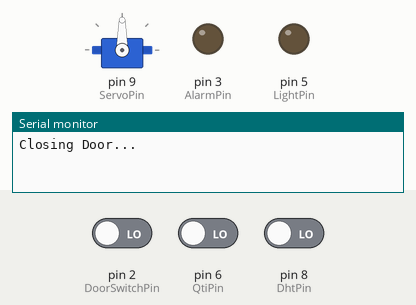
This sketch was run on a simulated Arduino Uno, built with avr-gcc and run on an emulated ATmega328P. Shown: servo, output pins drawn as LEDs (lit = HIGH), the last lines printed to the serial monitor. The inputs (shaded band) are chosen by the test bench; at power-on: pin 2 (DoorSwitchPin) LOW, pin 6 (QtiPin) LOW, pin 8 (DhtPin) LOW.

Above: at 0.1 s.
At 5.1 s:
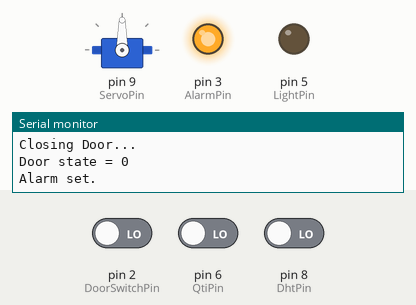
At 15.1 s:
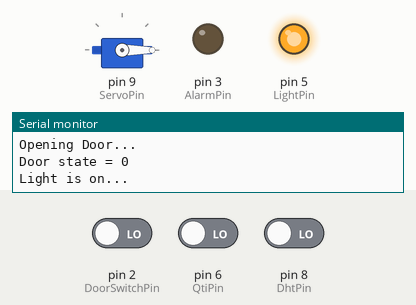
At 35.1 s:
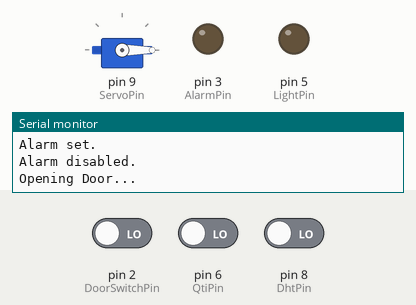
Timing chart, 0 to 36.6 s (numbered marks = the images above):
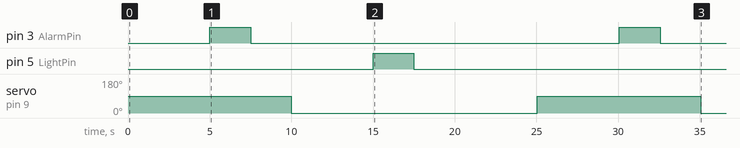

The sketch:

TestAllDevices.ino
```cpp
// (licence header left out)
#include <dht.h>           // Note that the DHT file must be in your Arduino installation
                           // folder, in the library foler.
#include <Servo.h>
#define DhtPin   8         // This #define defines the pin that will be used to get data
                           // from the tempurature & humidity sensor.

dht DHT;                   // This sets up an equivalence between dht and DHT.

Servo myservo;
int ServoPin = 9;          // Servo Pin
int DoorSwitchPin = 2;     // Pin the door switch is connected to
int LightPin = 5;          // Pin that the corner light LED is connected to
int AlarmPin = 3;          // Pin that the alarm inidicator LED is connected to
int QtiPin = 6;            // The pin with QTI/proximity sensor

void setup()
{
  Serial.begin(9600);                           // Set up a debug window
  myservo.attach(ServoPin);                     // Attach to servo

}

void loop()
{
  CloseDoor();                                  // Close the door and wait for
  delay(2500);                                  // 2.5 seconds

  Serial.print("Door state = ");                // Get the state of the door and
  Serial.println( DoorState(DoorSwitchPin) );   // print it to the debug window
  delay(2500);                                  // then we wait for 2.5 seconds

  Serial.println("Alarm set.");                 // Now we set the alarm LED to on
  LedOn( AlarmPin );                            // and then we wait for 2.5 seconds
  delay(2500);

  Serial.println("Alarm disabled.");            // Now we set the alarm LED to off
  LedOff( AlarmPin );                           // then we wait for 2.5 seconds
  delay(2500);

  OpenDoor();                                   // Open the door and wait for
  delay(2500);                                  // 2.5 seconds

  Serial.print("Door state = ");                // Get the state of the door and
  Serial.println( DoorState(DoorSwitchPin) );   // print it to the debug window
  delay(2500);                                  // then we wait for 2.5 seconds

  LedOn( LightPin );                            // Now we set the Lamp LED to on
  Serial.println( "Light is on..." );           // then we wait for 2.5 seconds
  delay(2500);

  LedOff( LightPin);                            // Now we set the Lamp LED to off
  Serial.println( "Light is off..." );          // then we wait for 2.5 seconds
  delay(2500);

  // Now we read the data from the sensor
  DHT.read11(DhtPin);                           // Now we read the temperature and
  Serial.print("Current humidity = ");          // humidity sensor. Note that this
  Serial.print(DHT.humidity);                   // method is provided by the sensor
  Serial.print("%  ");                          // manufacturer and is located in the
  Serial.print("temp = ");                      // DHT folder. You must place this
  Serial.print( ((DHT.temperature*1.8)+32) );   // folder in your Arduino/libraries
  Serial.print("F  ");                          // folder in order to compile this
  Serial.print("temp = ");                      // program. Of course we pring the
  Serial.print(DHT.temperature);                // humidity and temperature to the
  Serial.println("C  ");                        // debug window. Then wait 2.5 seconds.
  delay( 2500 );

  Serial.print("Proximity Value = ");           // Determine the value of the QTI
  Serial.println( ProximityVal(QtiPin) );       // proximity sensor and wait for
  delay( 2500 );                                // 2.5 seconds.

}

/*********************************************************************
* void CloseDoor()
* Parameters: None
* Global Variable: myservo
*
* Description:
* This method uses a servo write command to set the servo to its 50%
* position - this is sufficient to close the door. The write method
* converts the integer 90 into a pulse width modulated value to move
* the servo to the mid-point.
*
* WARNING: do not change the servo write value... doing so could break
* the door and/or servo.
***********************************************************************/

void CloseDoor()
{
  Serial.println( "Closing Door..." );
  myservo.write(90);  // Set servo to mid-point. This closes
                      // the door.
}

/*********************************************************************
* void OpenDoor()
* Parameters: None
* Global Variable: myservo
*
* Description:
* This method uses a servo write command to set the servo to its full
* clockwise position - this is sufficient to open the door. The write
* method converts the integer 0 into a pulse width modulated value to
* move the servo.
*
* WARNING: do not change the servo write value... doing so could break
* the door and/or servo.
***********************************************************************/

void OpenDoor()
{
  Serial.println( "Opening Door..." );
  myservo.write(0);  // Set servo to its full clockwise position.
                     // This opens the door
}

/*********************************************************************
* int DoorState(int Pin)
* Parameters:
* int pin - the pin on the Arduino where the door switch is connected.
*
* Description:
* This method reads the state of Pin to determine what the voltage level
* is. If the input is 5v it is high, and will return a 1 signifying that
* the door is closed. If the input is 0v it is low, and will return a 0
* signifying that the door is open.
***********************************************************************/

int DoorState( int Pin )
{
  int val = 0;
  val = digitalRead( Pin );
  return val;
}

/*********************************************************************
* void LedOn(int Pin)
* Parameters:
* int pin - the pin on the Arduino where the LED is connected.
*
* Description:
* This method writes a 1 to the specified pin. This places 5v on the Pin
* lighting the LED.
***********************************************************************/

void LedOn( int Pin )
{
   pinMode( Pin, OUTPUT);      // Set the specified pin to output mode.
   digitalWrite( Pin, HIGH);   // Set the pin to 5v.
}

/*********************************************************************
* void LedOff(int Pin)
* Parameters:
* int pin - the pin on the Arduino where the LED is connected.
*
* Description:
* This method writes a 0 to the specified pin. This places 0v on the Pin
* turning off the LED.
***********************************************************************/

void LedOff( int Pin )
{
   pinMode( Pin, OUTPUT);     // Set the pin to output mode.
   digitalWrite( Pin, LOW);   // Set the pin to 0 volts.
}

/*********************************************************************
* long ProximityVal(int Pin)
* Parameters:
* int pin - the pin on the Arduino where the QTI sensor is connected.
*
* Description:
* QTI schematics and specs: http://www.parallax.com/product/555-27401
* This method initalizes the QTI sensor pin as output and charges the
* capacitor on the QTI. The QTI emits IR light which is reflected off
* of any surface in front of the sensor. The amount of IR light
* reflected back is detected by the IR resistor on the QTI. This is
* the resistor that the capacitor discharges through. The amount of
* time it takes to discharge determines how much light, and therefore
* the lightness or darkness of the material in front of the QTI sensor.
* Given the closeness of the object in this application you will get
* 0 if the sensor is covered
***********************************************************************/
long ProximityVal(int Pin)
{
    long duration = 0;
    pinMode(Pin, OUTPUT);         // Sets pin as OUTPUT
    digitalWrite(Pin, HIGH);      // Pin HIGH
    pinMode(Pin, INPUT);          // Sets pin as INPUT
    digitalWrite(Pin, LOW);       // Pin LOW
    while(digitalRead(Pin) != 0)  // Count until the pin goes
       duration++;                // LOW (cap discharges)

    return duration;              // Returns the duration of the pulse
}
```

dht.h
```cpp
//
//    FILE: dht.h
// VERSION: 0.1.00
// PURPOSE: DHT Temperature & Humidity Sensor library for Arduino
//
//     URL: http://arduino.cc/playground/Main/DHTLib
//
// HISTORY:
// see dht.cpp file
//

#ifndef dht_h
#define dht_h

#if ARDUINO >= 100
 #include "Arduino.h"
#else
 #include "WProgram.h"
#endif

#define DHT_LIB_VERSION "0.1.00"

class dht
{
public:
	int read11(uint8_t pin);
    int read22(uint8_t pin);
	double humidity;
	double temperature;

private:
	uint8_t bits[5];  // buffer to receive data
	int read(uint8_t pin);
};
#endif
//
// END OF FILE
//
```

Measured:
- by itself, pin 3 (AlarmPin): alternates HIGH for 2.5 s and LOW for 22.6 s
- by itself, pin 5 (LightPin): LOW → HIGH at 15.0 s, → LOW 2.5 s later
- by itself, servo on pin 9 (ServoPin): 90° → 0° at 10.0 s, → 90° 15.1 s later, → 0° 10.0 s later
